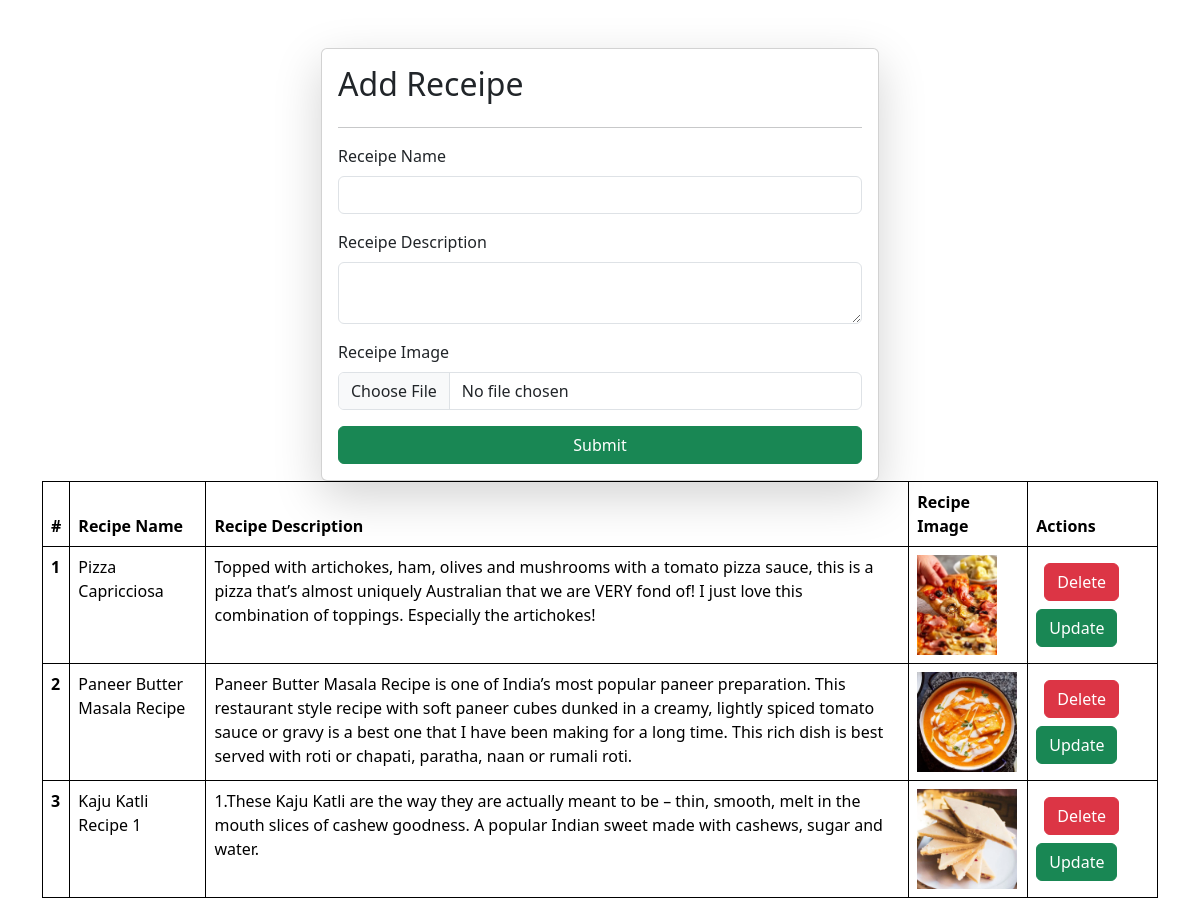
Screenshot of /receipes/ with the database file from the repository.
### vege/models.py (models this page shows)
class Receipe(models.Model):
    receipe_name=models.CharField(max_length=100)
    receipe_description=models.TextField()
    receipe_image=models.ImageField(upload_to="receipe")

### vege/views.py (the view, shortened to what this page needs)
# urls.py: path('receipes/',receipes,name="receipes"),
def receipes(request):
    queryset =Receipe.objects.all()
    context ={'receipes':queryset}
    return render(request,'receipe.html',context)

### vege/templates/receipe.html (shortened to what this page needs)
{% extends "base.html" %}
{% block start%}
<div class="container mt-5">
    <form class=" col-6 mx-auto card p-3 shadow-lg" method ="post" enctype="multipart/form-data">
        <h2>Add Receipe</h2>
        <hr/>
        <div class="mb-3">
          <label for="exampleInputEmail1" class="form-label">Receipe Name</label>
          <input name = "receipe_name" type="text" class="form-control" >
        </div>
        <div class="mb-3">
          <label for="exampleInputPassword1"  class="form-label">Receipe Description</label>
          <textarea class="form-control" name = "receipe_description"></textarea>
        </div>
        <div class="mb-3">
            <label for="exampleInputPassword1" class="form-label">Receipe Image</label>
            <input type="file" name="receipe_image" class="form-control" >
          </div>
        <button type="submit" class="btn btn-success">Submit</button>
   </form>
<table class="table">
      <thead>
        <tr>
          <th scope="col">#</th>
          <th scope="col">Recipe Name</th>
          <th scope="col">Recipe Description</th>
          <th scope="col">Recipe Image</th>
          <th scope="col">Actions</th>
        </tr>
      </thead>
      <tbody>
        {% for recipe in receipes%}
        <tr>
          <th scope="row">{{forloop.counter}}</th>
          <td>{{recipe.receipe_name}}</td>
          <td>{{recipe.receipe_description}}</td>
          <td>
            <img src="/media/{{recipe.receipe_image}}" style="height:100px">
          </td>
          <td>
            <a href="/delete-receipe/{{recipe.id}}" class="btn btn-danger m-2">Delete</a>
            <a href="/update-receipe/{{recipe.id}}" class="btn btn-success">Update</a>
          </td>
        </tr>
       {% endfor%}
      </tbody>
    </table>
    </div>
{% endblock%}

### home/templates/base.html (shortened to what this page needs)
<!DOCTYPE html>
<html lang="en">
<head>
    <link href="https://cdn.jsdelivr.net/npm/bootstrap@5.3.3/dist/css/bootstrap.min.css" rel="stylesheet">
</head>
<body>
    {% block start %}
    {% endblock %}
</body>
</html>

### home/templates/base.html (style rules this page uses)
table,th,td { border:1px solid black; }

### rows the page displays
Receipe: receipe_name "Pizza Capricciosa", receipe_description "Topped with artichokes, ham, olives and mushrooms with a tomato pizza sauce, this is a pizza that’s almost uniquely Australian that we are VERY fond of! I just love this combination of toppings. Especially the artichokes!", receipe_image (picture)
Receipe: receipe_name "Paneer Butter Masala Recipe", receipe_description "Paneer Butter Masala Recipe is one of India’s most popular paneer preparation. This restaurant style recipe with soft paneer cubes dunked in a creamy, lightly spiced tomato sauce or gravy is a best one that I have been making for a long time. This rich dish is best served with roti or chapati, paratha, naan or rumali roti.", receipe_image (picture)
Receipe: receipe_name "Kaju Katli Recipe 1", receipe_description "1.These Kaju Katli are the way they are actually meant to be – thin, smooth, melt in the mouth slices of cashew goodness. A popular Indian sweet made with cashews, sugar and water.", receipe_image (picture)
